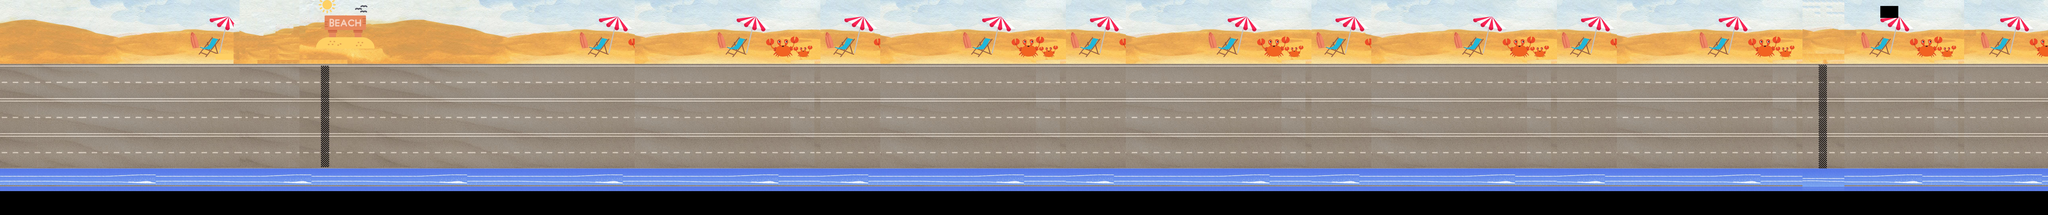

Below is a game level as drawn by its tile map, then a one-line description and the .tmx that defines it (tile-layer data replaced by summaries):
An orthogonal 342x36 tile map with 30x30 px tiles, 1 tile layer (Tile Layer 1), 2 tilesets and 1 object (finishLine).

<map version="1.10" tiledversion="1.10.1" orientation="orthogonal" renderorder="right-down" width="342" height="36" tilewidth="30" tileheight="30" infinite="0" nextlayerid="3" nextobjectid="7">
 <tileset firstgid="1" name="map2" tilewidth="30" tileheight="30" tilecount="2304" columns="64">
  <image source="Map2.jpg" width="1920" height="1080" />
 </tileset>
 <tileset firstgid="2305" name="beach" tilewidth="30" tileheight="30" tilecount="400" columns="20">
  <image source="../textures/beach.gif" width="600" height="600" />
 </tileset>
 <layer id="1" name="Tile Layer 1" width="342" height="36">
  <data>[12312 cells, 10938 non-empty, 1888 distinct tile ids]</data>
 </layer>
 <objectgroup id="2" name="bien">
  <object id="4" type="finishLine" x="9106.06" y="327.273" width="39.3939" height="518.182" />
 </objectgroup>
</map>
